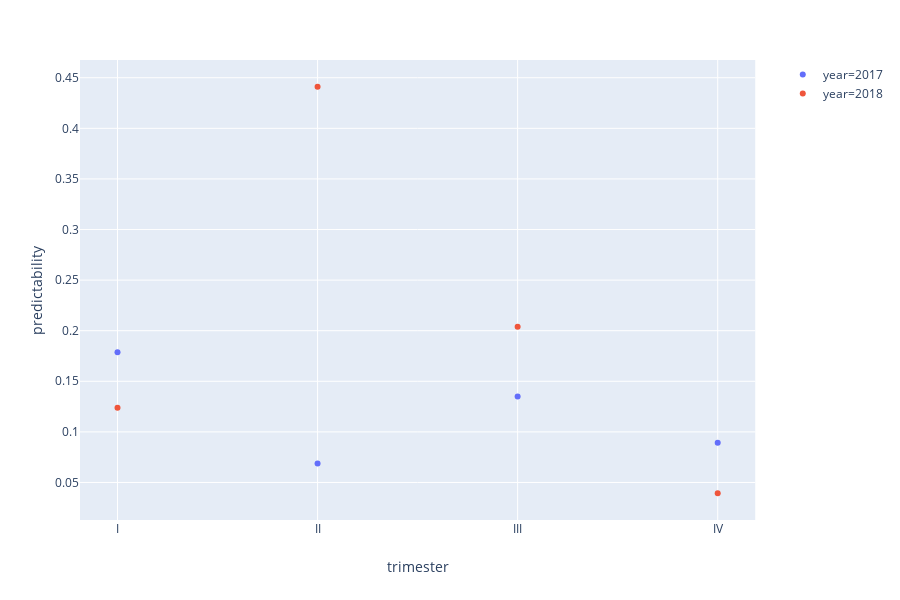

This figure's notebook cell:
### Markdown cell above
### Localidades with low predictability values

### Code cell
df_localidad = df_prediction[df_prediction["localidad"] == "TEUSAQUILLO"]
fig = px.scatter(df_localidad, x="trimester", y="predictability",color="year")
fig.show()

### Figure 1 — Plotly figure (JSON) as saved in the notebook; plotly's stock layout.template omitted (floating-point values rounded to 4 significant figures)
{"data": [{"hoverlabel": {"namelength": 0}, "hovertemplate": "year=2017<br>trimester=%{x}<br>predictability=%{y}", "legendgroup": "year=2017", "marker": {"color": "#636efa", "symbol": "circle"}, "mode": "markers", "name": "year=2017", "showlegend": true, "type": "scatter", "x": ["I", "II", "III", "IV"], "xaxis": "x", "y": ["0.17870276791400486", "0.06875398957973788", "0.13499753527232028", "0.08927829711195912"], "yaxis": "y"}, {"hoverlabel": {"namelength": 0}, "hovertemplate": "year=2018<br>trimester=%{x}<br>predictability=%{y}", "legendgroup": "year=2018", "marker": {"color": "#EF553B", "symbol": "circle"}, "mode": "markers", "name": "year=2018", "showlegend": true, "type": "scatter", "x": ["I", "II", "III", "IV"], "xaxis": "x", "y": ["0.12372837874687104", "0.4410961466238176", "0.20396701032292675", "0.03935115187021854"], "yaxis": "y"}], "layout": {"height": 600, "legend": {"tracegroupgap": 0}, "margin": {"t": 60}, "xaxis": {"anchor": "y", "domain": [0, 0.98], "title": {"text": "trimester"}}, "yaxis": {"anchor": "x", "domain": [0, 1], "title": {"text": "predictability"}}}}
